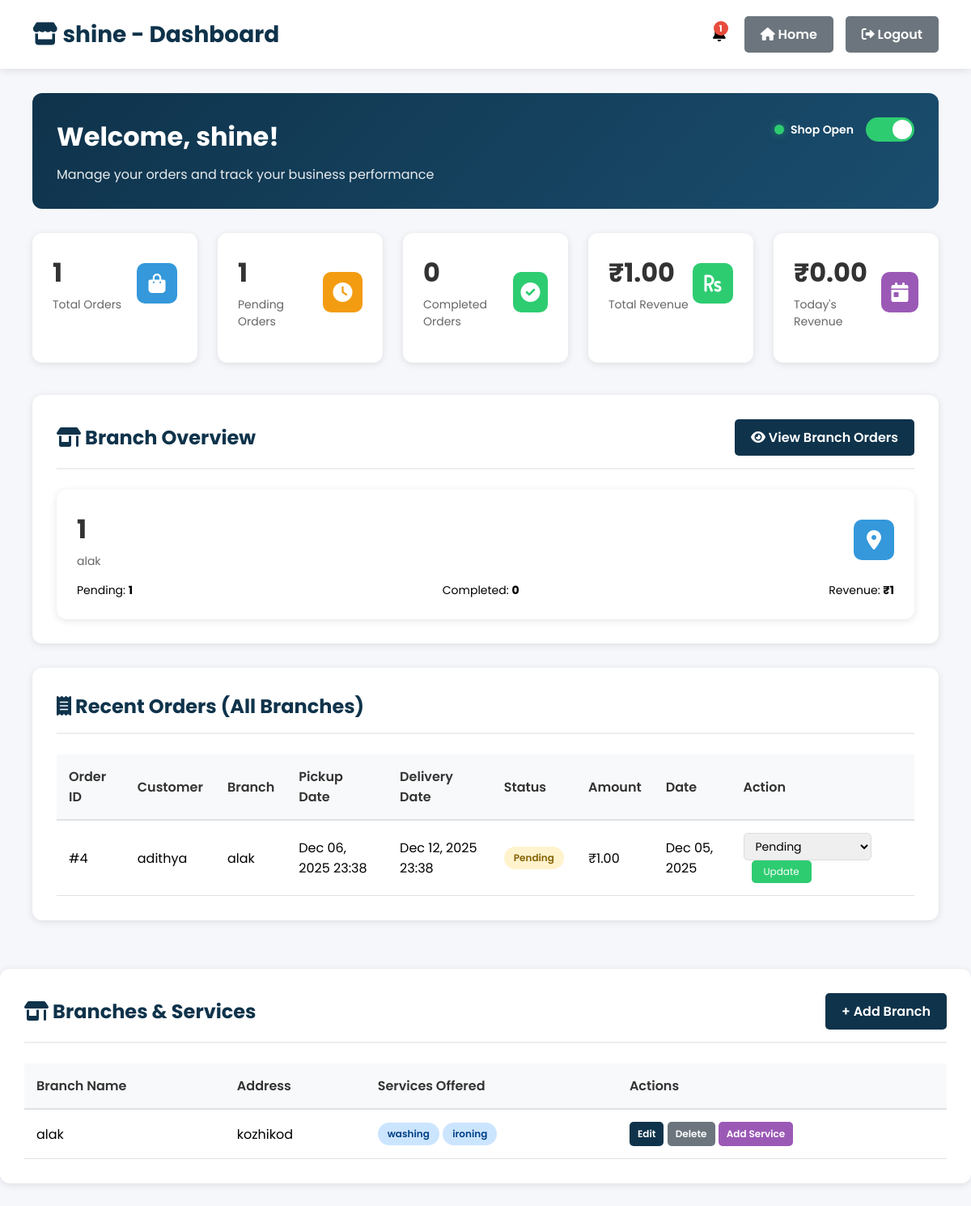
Page /shop/dashboard/ (signed in) on the earlier database version.
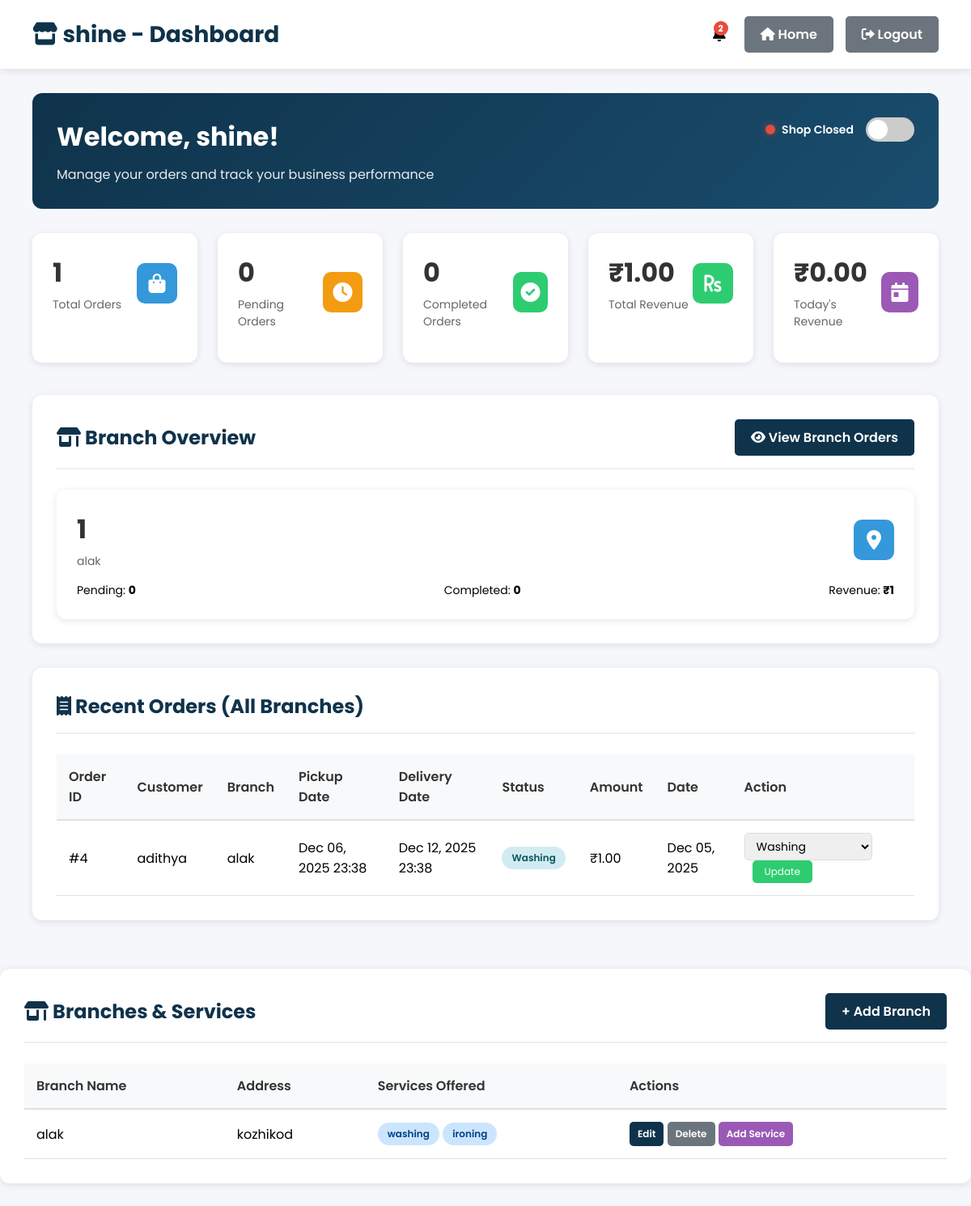
Same page on the later database version.
### shop/models.py (models this page shows, shortened)
class LaundryShop(models.Model):
    name = models.CharField(max_length=100, unique=True)
    email = models.EmailField(unique=True)
    password = models.CharField(max_length=128, blank=True)
    address = models.TextField(blank=True)
    phone = models.CharField(max_length=15, blank=True)
    city = models.CharField(max_length=100, blank=True)
    latitude = models.FloatField(blank=True, null=True)
    longitude = models.FloatField(blank=True, null=True)
    is_approved = models.BooleanField(default=False)
    is_open = models.BooleanField(default=True)
    created_at = models.DateTimeField(default=timezone.now)

class Branch(models.Model):
    shop = models.ForeignKey(LaundryShop, on_delete=models.CASCADE, related_name='branches')
    name = models.CharField(max_length=100)
    address = models.TextField()
    phone = models.CharField(max_length=15, blank=True)
    created_at = models.DateTimeField(default=timezone.now)
    class Meta:
        unique_together = ('shop', 'name')

class Order(models.Model):
    STATUS_CHOICES = [
        ('Pending', 'Pending'),
        ('Washing', 'Washing'),
        ('Drying', 'Drying'),
        ('Ironing', 'Ironing'),
        ('Ready', 'Ready for Pickup'),
        ('Completed', 'Completed'),
    ]
    PAYMENT_CHOICES = [
        ('Pending', 'Pending'),
        ('Completed', 'Completed'),
    ]
    user = models.ForeignKey(User, on_delete=models.CASCADE)
    shop = models.ForeignKey(LaundryShop, on_delete=models.CASCADE)
    branch = models.ForeignKey(Branch, on_delete=models.CASCADE, blank=True, null=True)
    amount = models.DecimalField(max_digits=10, decimal_places=2)
    cloth_status = models.CharField(max_length=20, choices=STATUS_CHOICES, default='Pending')
    payment_status = models.CharField(max_length=20, choices=PAYMENT_CHOICES, default='Pending')
    pickup_date = models.DateTimeField(blank=True, null=True)
    delivery_date = models.DateTimeField(blank=True, null=True)
    delivery_name = models.CharField(max_length=100, blank=True)
    delivery_address = models.TextField(blank=True)
    delivery_phone = models.CharField(max_length=15, blank=True)
    special_instructions = models.TextField(blank=True)
    created_at = models.DateTimeField(default=timezone.now)

class Service(models.Model):
    branch = models.ForeignKey(Branch, on_delete=models.CASCADE, related_name='services')
    name = models.CharField(max_length=100)
    price = models.DecimalField(max_digits=10, decimal_places=2, blank=True, null=True)
    created_at = models.DateTimeField(default=timezone.now)
    class Meta:
        unique_together = ('branch', 'name')

### shop/views.py (the view, shortened to what this page needs)
# urls.py: path("shop/dashboard/", views.shop_dashboard, name="shop_dashboard"),
@shop_login_required
def shop_dashboard(request):
    shop_id = request.session.get('shop_id')
    shop = get_object_or_404(LaundryShop, id=shop_id)
    branches = Branch.objects.filter(shop=shop).prefetch_related('services')
    shop_orders = Order.objects.filter(shop=shop)
    total_orders = shop_orders.count()
    pending_orders = shop_orders.filter(cloth_status="Pending").count()
    completed_orders = shop_orders.filter(cloth_status="Completed").count()
    total_revenue = shop_orders.aggregate(total=Sum('amount'))['total'] or 0
    today_revenue = shop_orders.filter(
        created_at__date=datetime.now().date()
    ).aggregate(total=Sum('amount'))['total'] or 0
    recent_orders = Order.objects.filter(shop=shop).select_related('user', 'branch').order_by('-created_at')[:10]
    branch_stats = []
    for branch in branches:
        branch_orders = Order.objects.filter(branch=branch)
        branch_stats.append({
            'branch': branch,
            'total_orders': branch_orders.count(),
            'pending_orders': branch_orders.filter(cloth_status="Pending").count(),
            'completed_orders': branch_orders.filter(cloth_status="Completed").count(),
            'revenue': branch_orders.aggregate(total=Sum('amount'))['total'] or 0,
        })
    shop_notifications = []
    recent_orders_for_notifications = Order.objects.filter(shop=shop).order_by('-created_at')[:10]
    for order in recent_orders_for_notifications:
        if order.cloth_status == 'Pending':
            shop_notifications.append({
                'title': f'New Order #{order.id}',
                'message': f'Order from {order.user.username} - ₹{order.amount}',
                'time': order.created_at,
                'icon': 'fas fa-shopping-cart',
                'color': '#28a745'
            })
    if not shop_notifications:
        shop_notifications = [
            {
                'title': 'Welcome to Shop Dashboard',
                'message': 'Manage your orders and track your business performance',
                'time': timezone.now(),
                'icon': 'fas fa-store',
                'color': '#3498db'
            },
            {
                'title': 'Add Services',
                'message': 'Expand your offerings by adding more laundry services',
                'time': timezone.now(),
                'icon': 'fas fa-concierge-bell',
                'color': '#9b59b6'
            }
        ]
    shop_notifications.sort(key=lambda x: x['time'], reverse=True)
    context = {
        'shop': shop,
        'branches': branches,
        'total_orders': total_orders,
        'pending_orders': pending_orders,
        'completed_orders': completed_orders,
        'total_revenue': total_revenue,
        'today_revenue': today_revenue,
        'recent_orders': recent_orders,
        'branch_stats': branch_stats,
        'shop_notifications': shop_notifications[:5],  # Show up to 5 notifications
    }
    return render(request, 'shop_dashboard.html', context)

### shop/templates/shop_dashboard.html (shortened to what this page needs)
{% load static %}
<!DOCTYPE html>
<html lang="en">
<head>
    <link rel="stylesheet" href="https://cdnjs.cloudflare.com/ajax/libs/font-awesome/6.0.0-beta3/css/all.min.css">
</head>
<body>
    <div class="shop-header">
        <h1><i class="fas fa-store"></i> {{ shop.name }} - Dashboard</h1>
        <div class="header-actions">
            <div class="notification-container">
                <button class="notification-btn" id="notification-trigger">
                    {% if shop_notifications|length > 0 %}
                        <span class="notification-badge">{{ shop_notifications|length }}</span>
                    {% endif %}
                </button>
            </div>
            <a href="{% url 'home' %}" class="btn btn-secondary">
                <i class="fas fa-home"></i> Home
            </a>
            <a href="{% url 'shop_logout' %}" class="btn btn-secondary">
                <i class="fas fa-sign-out-alt"></i> Logout
            </a>
        </div>
    </div>
    <div class="shop-container">
        <div class="welcome-section">
            <div class="shop-status-toggle">
                <div class="status-indicator">
                    <div class="status-dot {% if shop.is_open %}status-open{% else %}status-closed{% endif %}"></div>
                    <span>Shop {{ shop.is_open|yesno:"Open,Closed" }}</span>
                </div>
                <div class="toggle-switch {% if shop.is_open %}active{% endif %}" id="shop-status-toggle">
                    <div class="toggle-slider"></div>
                </div>
            </div>
            <h2>Welcome, {{ shop.name }}!</h2>
            <p>Manage your orders and track your business performance</p>
        </div>
        <div class="stats-grid">
            <div class="stat-card">
                <div class="stat-card-header">
                    <div>
                        <div class="stat-card-value">{{ total_orders }}</div>
                        <div class="stat-card-label">Total Orders</div>
                    </div>
                    <div class="stat-card-icon icon-blue">
                        <i class="fas fa-shopping-bag"></i>
                    </div>
                </div>
            </div>
            <div class="stat-card">
                <div class="stat-card-header">
                    <div>
                        <div class="stat-card-value">{{ pending_orders }}</div>
                        <div class="stat-card-label">Pending Orders</div>
                    </div>
                    <div class="stat-card-icon icon-orange">
                        <i class="fas fa-clock"></i>
                    </div>
                </div>
            </div>
            <div class="stat-card">
                <div class="stat-card-header">
                    <div>
                        <div class="stat-card-value">{{ completed_orders }}</div>
                        <div class="stat-card-label">Completed Orders</div>
                    </div>
                    <div class="stat-card-icon icon-green">
                        <i class="fas fa-check-circle"></i>
                    </div>
                </div>
            </div>
            <div class="stat-card">
                <div class="stat-card-header">
                    <div>
                        <div class="stat-card-value">₹{{ total_revenue|floatformat:2 }}</div>
                        <div class="stat-card-label">Total Revenue</div>
                    </div>
                    <div class="stat-card-icon icon-green">
                        <i class="fas fa-rupee-sign"></i>
                    </div>
                </div>
            </div>
            <div class="stat-card">
                <div class="stat-card-header">
                    <div>
                        <div class="stat-card-value">₹{{ today_revenue|floatformat:2 }}</div>
                        <div class="stat-card-label">Today's Revenue</div>
                    </div>
                    <div class="stat-card-icon icon-purple">
                        <i class="fas fa-calendar-day"></i>
                    </div>
                </div>
            </div>
        </div>
        <div class="dashboard-section">
            <div class="section-header">
                <h2><i class="fas fa-store-alt"></i> Branch Overview</h2>
                <a href="{% url 'select_branch' %}" class="btn btn-primary">
                    <i class="fas fa-eye"></i> View Branch Orders
                </a>
            </div>
            {% if branch_stats %}
            <div style="display: grid; grid-template-columns: repeat(auto-fit, minmax(300px, 1fr)); gap: 20px; margin-top: 20px;">
                {% for stat in branch_stats %}
                <div class="stat-card">
                    <div class="stat-card-header">
                        <div>
                            <div class="stat-card-value">{{ stat.total_orders }}</div>
                            <div class="stat-card-label">{{ stat.branch.name }}</div>
                        </div>
                        <div class="stat-card-icon icon-blue">
                            <i class="fas fa-map-marker-alt"></i>
                        </div>
                    </div>
                    <div style="margin-top: 15px; display: flex; justify-content: space-between; font-size: 14px;">
                        <span>Pending: <strong>{{ stat.pending_orders }}</strong></span>
                        <span>Completed: <strong>{{ stat.completed_orders }}</strong></span>
                        <span>Revenue: <strong>₹{{ stat.revenue|floatformat:0 }}</strong></span>
                    </div>
                </div>
                {% endfor %}
            </div>
            {% else %}
            <div class="empty-state">
                <i class="fas fa-store-alt"></i>
                <p>No branches found. Add branches to get started.</p>
                <a href="{% url 'add_branch' %}" class="btn btn-primary" style="margin-top:15px;">Add Branch</a>
            </div>
            {% endif %}
        </div>
        <div class="dashboard-section">
            <div class="section-header">
                <h2><i class="fas fa-receipt"></i> Recent Orders (All Branches)</h2>
            </div>
            {% if recent_orders %}
            <table class="data-table">
                <thead>
                    <tr>
                        <th>Order ID</th>
                        <th>Customer</th>
                        <th>Branch</th>
                        <th>Pickup Date</th>
                        <th>Delivery Date</th>
                        <th>Status</th>
                        <th>Amount</th>
                        <th>Date</th>
                        <th>Action</th>
                    </tr>
                </thead>
                <tbody>
                    {% for order in recent_orders %}
                    <tr>
                        <td>#{{ order.id }}</td>
                        <td>{{ order.user.username }}</td>
                        <td>{{ order.branch.name }}</td>
                        <td>{{ order.pickup_date|date:"M d, Y H:i" }}</td>
                        <td>{{ order.delivery_date|date:"M d, Y H:i" }}</td>
                        <td>
                            <span class="status-badge status-{{ order.cloth_status|lower }}">{{ order.cloth_status }}</span>
                        </td>
                        <td>₹{{ order.amount|floatformat:2 }}</td>
                        <td>{{ order.created_at|date:"M d, Y" }}</td>
                        <td>
                            <select class="status-select" id="status-{{ order.id }}">
                                <option value="Pending" {% if order.cloth_status == "Pending" %}selected{% endif %}>Pending</option>
                                <option value="Washing" {% if order.cloth_status == "Washing" %}selected{% endif %}>Washing</option>
                            </select>
                            <button class="update-btn" onclick="updateOrderStatus({{ order.id }})">
                                Update
                            </button>
                        </td>
                    </tr>
                    {% endfor %}
                </tbody>
            </table>
            {% else %}
            <div class="empty-state">
                <i class="fas fa-inbox"></i>
                <p>No orders yet</p>
            </div>
            {% endif %}
        </div>
    </div>
    <div class="dashboard-section">
        <div class="section-header">
            <h2><i class="fas fa-store-alt"></i> Branches & Services</h2>
            <a href="{% url 'add_branch' %}" class="btn btn-primary">+ Add Branch</a>
        </div>
        {% if branches %}
        <table class="data-table">
            <thead>
                <tr>
                    <th>Branch Name</th>
                    <th>Address</th>
                    <th>Services Offered</th>
                    <th>Actions</th>
                </tr>
            </thead>
            <tbody>
                {% for branch in branches %}
                <tr>
                    <td>{{ branch.name }}</td>
                    <td>{{ branch.address }}</td>
                    <td>
                        {% if branch.services.all %}
                            {% for s in branch.services.all %}
                                <span class="status-badge status-ready">{{ s.name }}</span>
                            {% endfor %}
                        {% else %}
                            <span class="status-badge status-pending">No Services</span>
                        {% endif %}
                    </td>
                    <td>
                        <a href="{% url 'edit_branch' branch.id %}"
                        class="btn btn-primary"
                        style="padding:6px 10px;font-size:12px;">
                        Edit
                        </a>
                        <a href="{% url 'delete_branch' branch.id %}"
                        class="btn btn-secondary"
                        style="padding:6px 10px;font-size:12px;">
                        Delete
                        </a>
                        <a href="{% url 'add_service_branch' branch.id %}"
                        class="btn btn-primary"
                        style="padding:6px 10px;font-size:12px;background:#9b59b6;">
                        Add Service
                        </a>
                    </td>
                </tr>
                {% endfor %}
            </tbody>
        </table>
        {% else %}
        <div class="empty-state">
            <i class="fas fa-map-marker-alt"></i>
            <p>No branches added yet</p>
            <a href="{% url 'add_branch' %}" class="btn btn-primary" style="margin-top:15px;">Add Branch</a>
        </div>
        {% endif %}
    </div>
</body>
</html>

Differences in the rows shown:
changed LaundryShop "shine": is_open "Open" → "Closed"
computed for Branch "alak": pending_orders "1" → "0"
changed Order "adithya": cloth_status "Pending" → "Washing"; cloth_status+id "Pending" → "Washing"
Other differences:
{{ shop_notifications|length }}: "1" → "2"
{{ pending_orders }}: "1" → "0"
